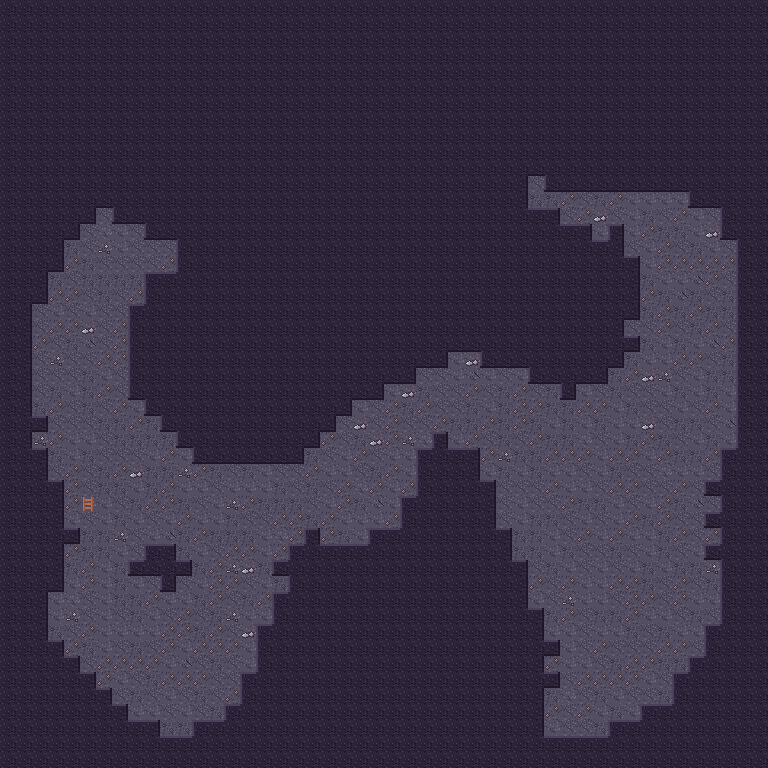

A level layout from a 2D game, rendered from its tile map. Below: a short description, then the map file with tile-grid data replaced by summaries:
An orthogonal 48x48 tile map with 16x16 px tiles, 3 tile layers (Back, Buildings, Front).

<map version="1.4" tiledversion="1.4.2" orientation="orthogonal" renderorder="right-down" compressionlevel="0" width="48" height="48" tilewidth="16" tileheight="16" infinite="0" nextlayerid="4" nextobjectid="1">
  <properties />
  <tileset firstgid="1" name="cave" tilewidth="16" tileheight="16" tilecount="48" columns="16">
    <image source="../cave.png" width="256" height="48" />
    <tile id="1">
      <properties>
        <property name="Passable" type="string" value="F" />
      </properties>
    </tile>
    <tile id="16">
      <properties>
        <property name="Passable" type="string" value="F" />
      </properties>
    </tile>
    <tile id="17">
      <properties>
        <property name="Passable" type="string" value="F" />
      </properties>
    </tile>
    <tile id="18">
      <properties>
        <property name="Passable" type="string" value="F" />
      </properties>
    </tile>
    <tile id="19">
      <properties>
        <property name="Passable" type="string" value="F" />
      </properties>
    </tile>
    <tile id="20">
      <properties>
        <property name="Passable" type="string" value="F" />
      </properties>
    </tile>
    <tile id="21">
      <properties>
        <property name="Passable" type="string" value="F" />
      </properties>
    </tile>
    <tile id="22">
      <properties>
        <property name="Passable" type="string" value="F" />
      </properties>
    </tile>
    <tile id="23">
      <properties>
        <property name="Passable" type="string" value="F" />
      </properties>
    </tile>
    <tile id="24">
      <properties>
        <property name="Passable" type="string" value="F" />
      </properties>
    </tile>
    <tile id="25">
      <properties>
        <property name="Passable" type="string" value="F" />
      </properties>
    </tile>
    <tile id="26">
      <properties>
        <property name="Passable" type="string" value="F" />
      </properties>
    </tile>
    <tile id="27">
      <properties>
        <property name="Passable" type="string" value="F" />
      </properties>
    </tile>
    <tile id="28">
      <properties>
        <property name="Passable" type="string" value="F" />
      </properties>
    </tile>
    <tile id="29">
      <properties>
        <property name="Passable" type="string" value="F" />
      </properties>
    </tile>
    <tile id="30">
      <properties>
        <property name="Passable" type="string" value="F" />
      </properties>
    </tile>
    <tile id="31">
      <properties>
        <property name="Passable" type="string" value="F" />
      </properties>
    </tile>
  </tileset>
  <layer id="1" name="Back" width="48" height="48" opacity="1" offsetx="0" offsety="0">
   <data>[2304 cells, 2304 non-empty, 9 distinct tile ids]</data>
  </layer>
  <layer id="2" name="Buildings" width="48" height="48" opacity="1" offsetx="0" offsety="0">
   <data>[2304 cells, 1585 non-empty, 13 distinct tile ids]</data>
  </layer>
  <layer id="3" name="Front" width="48" height="48" opacity="1" offsetx="0" offsety="0">
   <data>[2304 cells, 0 non-empty, 0 distinct tile ids]</data>
  </layer>
</map>
